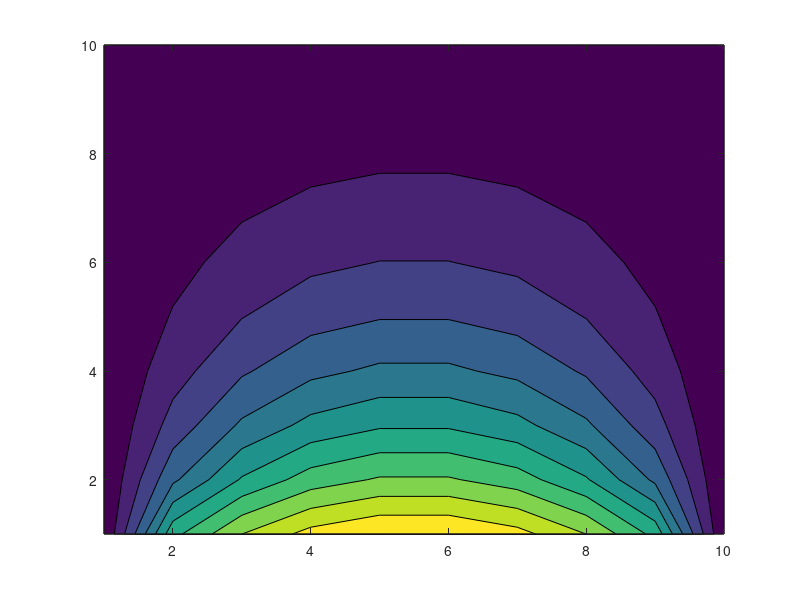

MATLAB code for this plot:
%% Heat Transfer

clear
clc
close all

dx=1;
Q=1000;
k=5;

% Q = k dx dT
% dt = T1 - T2
% T1 = T2 + 

x=[1:dx:10];
y=[1:dx:10];

Told=ones(length(x),length(y));
Told(1,:)=100;
Told(length(y),:)=20;
Told(:,1)=20;
Told(:,length(x))=20;

Tnew=Told;
err=10;

while err > 1
    Tnew(1,:)=Told(2,:)+(Q/(k*dx));
    Tnew(length(y),:)=20;
    Tnew(:,1)=20;
    Tnew(:,length(x))=20;
    [r c]=size(Told);
    for i=2:1:r-1
        for j=2:1:c-1
            Tnew(i,j)=(Told(i-1,j)+Told(i+1,j)+Told(i,j-1)+Told(i,j+1))/4;
        end
    end
    A=abs(Told-Tnew);
    err=sum(sum(A));
   Told=Tnew;
end

contourf(x,y,Tnew)